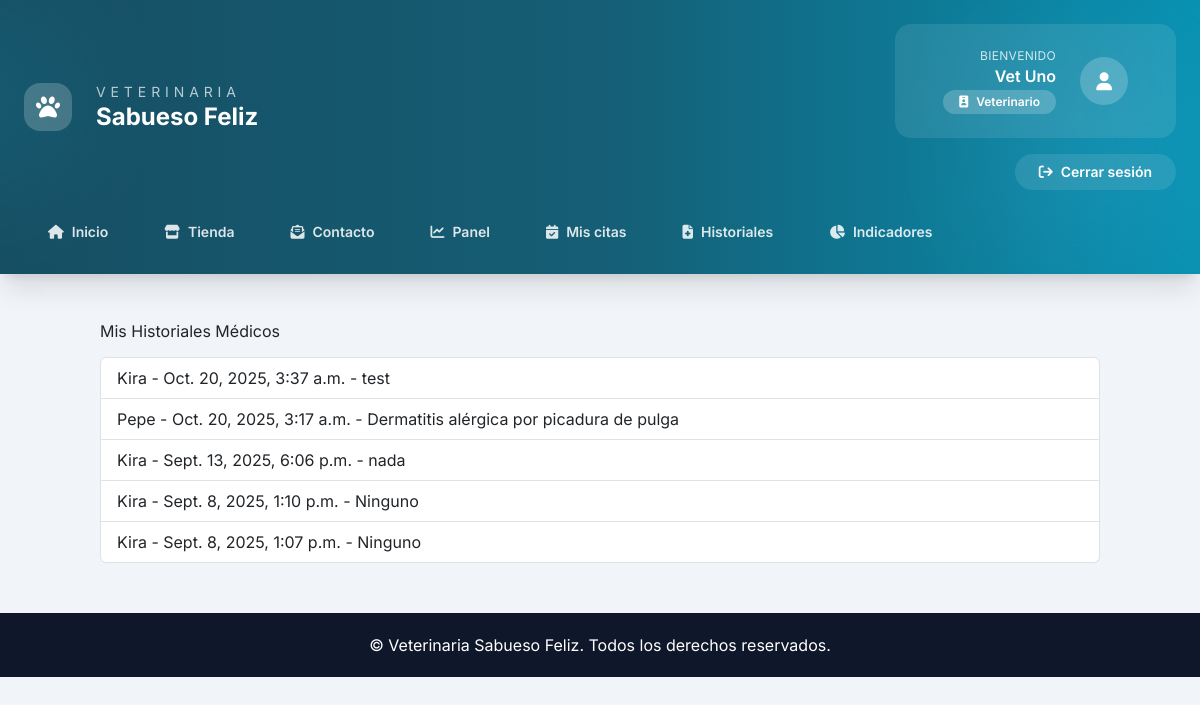
The app's page /mis_historiales/ (signed in) with its own data.
### Core/models.py (models this page shows, shortened)
class User(AbstractUser):
    ROLES = (
        ("ADMIN", "Administrador"),
        ("VET", "Veterinario"),
        ("ADMIN_OP", "Administrativo"),
        ("OWNER", "Propietario"),
    )
    rol = models.CharField(max_length=20, choices=ROLES)
    telefono = models.CharField(max_length=20, blank=True)
    direccion = models.CharField(max_length=200, blank=True)
    activo = models.BooleanField(default=True)
    avatar = models.ImageField(upload_to="avatars/", blank=True, null=True)
    especialidad = models.CharField(max_length=100, blank=True)  # para veterinarios

class HistorialMedico(models.Model):
    paciente = models.ForeignKey(Paciente, on_delete=models.CASCADE)
    veterinario = models.ForeignKey(User, limit_choices_to={"rol": "VET"}, on_delete=models.SET_NULL, null=True)
    fecha = models.DateTimeField(auto_now_add=True)
    diagnostico = models.TextField()
    tratamiento = models.TextField()
    notas = models.TextField(blank=True)
    peso = models.DecimalField(max_digits=5, decimal_places=2, blank=True, null=True)
    temperatura = models.DecimalField(max_digits=4, decimal_places=1, blank=True, null=True)
    examenes = models.TextField(blank=True)
    imagenes = models.ImageField(upload_to="historial_medico/", blank=True, null=True)
    proximo_control = models.DateField(blank=True, null=True)
    sin_proximo_control = models.BooleanField(default=False)
    cita = models.OneToOneField(
        "Cita",
        on_delete=models.SET_NULL,
        null=True,
        blank=True,
        related_name="historial_medico",
    )

class Paciente(models.Model):
    nombre = models.CharField(max_length=100)
    especie = models.CharField(max_length=50)
    raza = models.CharField(max_length=50, blank=True)
    sexo = models.CharField(max_length=10)
    fecha_nacimiento = models.DateField()
    propietario = models.ForeignKey(Propietario, on_delete=models.CASCADE)
    vacunas = models.TextField(blank=True)
    alergias = models.TextField(blank=True)
    foto = models.ImageField(upload_to="pacientes/", blank=True, null=True)

### Core/views.py (the view)
# urls.py: path('mis_historiales/', views.mis_historiales, name='mis_historiales'),
@login_required
def mis_historiales(request):
    if request.user.rol != "VET":
        messages.error(request, "No tienes permiso para ver esta página.")
        return redirect("dashboard")
    historiales = HistorialMedico.objects.filter(veterinario=request.user).order_by(
        "-fecha"
    )
    return render(request, "core/mis_historiales.html", {"historiales": historiales})

### Core/templates/core/mis_historiales.html (shortened to what this page needs)
{% extends "core/base.html" %}
{% block content %}
<h2>Mis Historiales Médicos</h2>
<ul class="list-group mt-3">
    {% for hist in historiales %}
        <li class="list-group-item">
            {{ hist.paciente.nombre }} - {{ hist.fecha }} - {{ hist.diagnostico }}
        </li>
    {% empty %}
        <li class="list-group-item">No hay historiales médicos asignados</li>
    {% endfor %}
</ul>
{% endblock %}

### Core/templates/core/base.html (shortened to what this page needs)
<!DOCTYPE html>
<html lang="es">
<head>
    <script src="https://cdn.tailwindcss.com"></script>
    <link href="https://cdn.jsdelivr.net/npm/bootstrap@5.3.2/dist/css/bootstrap.min.css" rel="stylesheet">
    <link href="https://cdn.jsdelivr.net/npm/bootstrap-icons@1.11.1/font/bootstrap-icons.css" rel="stylesheet">
    <link href="https://cdnjs.cloudflare.com/ajax/libs/font-awesome/6.4.0/css/all.min.css" rel="stylesheet">
</head>
<body class="min-h-screen bg-slate-100">
    {% include "core/partials/header.html" %}
    <main class="{% block main_class %}container my-5{% endblock %}">
        {% block content %}{% endblock %}
    </main>
    <footer class="footer">
        &copy; {{ now|date:"Y" }} Veterinaria Sabueso Feliz. Todos los derechos reservados.
    </footer>
</body>
</html>

### Core/templates/core/partials/header.html (shortened to what this page needs)
{% with current=request.resolver_match.url_name %}
<header class="relative overflow-hidden bg-gradient-to-r from-cyan-900 via-cyan-800 to-cyan-600 text-white shadow-xl">
    <div class="pointer-events-none absolute inset-0 opacity-20">
        <div class="absolute -left-32 top-0 h-48 w-48 rounded-full bg-cyan-400/60 blur-3xl"></div>
        <div class="absolute right-0 top-10 h-56 w-56 rounded-full bg-sky-300/50 blur-3xl"></div>
    </div>
    <div class="relative z-10 max-w-7xl mx-auto px-4 sm:px-6 lg:px-8 py-6">
        <div class="flex flex-col gap-6">
            <div class="flex flex-col gap-4 lg:flex-row lg:items-center lg:justify-between">
                <div class="flex items-center gap-4">
                    <div class="flex h-12 w-12 items-center justify-center rounded-2xl bg-white/20">
                        <i class="fas fa-paw text-2xl"></i>
                    </div>
                    <div>
                        <p class="text-sm uppercase tracking-[0.35em] text-white/70">Veterinaria</p>
                        <a href="{% url 'landing' %}" class="text-2xl font-bold leading-tight text-white hover:text-cyan-100">
                            Sabueso Feliz
                        </a>
                    </div>
                </div>
                {% if request.user.is_authenticated %}
                    <div class="flex flex-col gap-3 text-white lg:items-end">
                        <div class="flex items-center gap-4 rounded-2xl bg-white/10 px-5 py-4 backdrop-blur">
                            <div class="text-right">
                                <p class="text-xs uppercase tracking-wide text-white/80">Bienvenido</p>
                                <p class="font-semibold">{{ request.user.get_full_name|default:request.user.username }}</p>
                                <span class="inline-flex items-center gap-2 rounded-full bg-white/20 px-3 py-1 text-xs font-semibold">
                                    <i class="fas fa-id-badge"></i>
                                    {{ request.user.get_rol_display }}
                                </span>
                            </div>
                            <div class="flex h-12 w-12 items-center justify-center rounded-full bg-white/20">
                                <i class="fas fa-user text-lg"></i>
                            </div>
                        </div>
                        <div class="flex flex-wrap items-center justify-end gap-2">
                            <a href="{% url 'logout' %}"
                               class="inline-flex items-center gap-2 rounded-full bg-white/10 px-4 py-2 text-sm font-semibold transition hover:bg-white/20">
                                <i class="fas fa-arrow-right-from-bracket"></i>
                                Cerrar sesión
                            </a>
                        </div>
                    </div>
                {% endif %}
            </div>
            <nav class="flex flex-wrap items-center gap-2">
                <a href="{% url 'landing' %}"
                   class="rounded-full px-4 py-2 text-sm font-semibold transition-colors {% if current == 'landing' %}bg-white text-cyan-900 shadow{% else %}text-white/85 hover:bg-white/10{% endif %}">
                    <i class="fas fa-home mr-2"></i>Inicio
                </a>
                <a href="{% url 'tienda' %}"
                   class="rounded-full px-4 py-2 text-sm font-semibold transition-colors {% if current == 'tienda' or current == 'detalle_producto' %}bg-white text-cyan-900 shadow{% else %}text-white/85 hover:bg-white/10{% endif %}">
                    <i class="fas fa-store mr-2"></i>Tienda
                </a>
                <a href="{% url 'contacto' %}"
                   class="rounded-full px-4 py-2 text-sm font-semibold transition-colors {% if current == 'contacto' %}bg-white text-cyan-900 shadow{% else %}text-white/85 hover:bg-white/10{% endif %}">
                    <i class="fas fa-envelope-open-text mr-2"></i>Contacto
                </a>
                {% if request.user.is_authenticated %}
                    <a href="{% url 'dashboard' %}"
                       class="rounded-full px-4 py-2 text-sm font-semibold transition-colors {% if current == 'dashboard' %}bg-white text-cyan-900 shadow{% else %}text-white/85 hover:bg-white/10{% endif %}">
                        <i class="fas fa-chart-line mr-2"></i>Panel
                    </a>
                    {% if request.user.rol == "ADMIN" %}
                        <a href="{% url 'dashboard_veterinarios' %}"
                           class="rounded-full px-4 py-2 text-sm font-semibold transition-colors {% if current == 'dashboard_veterinarios' %}bg-white text-cyan-900 shadow{% else %}text-white/85 hover:bg-white/10{% endif %}">
                            <i class="fas fa-user-md mr-2"></i>Equipo
                        </a>
                        <a href="{% url 'admin_productos_list' %}"
                           class="rounded-full px-4 py-2 text-sm font-semibold transition-colors {% if current == 'admin_productos_list' %}bg-white text-cyan-900 shadow{% else %}text-white/85 hover:bg-white/10{% endif %}">
                            <i class="fas fa-box-open mr-2"></i>Inventario
                        </a>
                    {% elif request.user.rol == "ADMIN_OP" %}
                        <a href="{% url 'dashboard_veterinarios' %}"
                           class="rounded-full px-4 py-2 text-sm font-semibold transition-colors {% if current == 'dashboard_veterinarios' %}bg-white text-cyan-900 shadow{% else %}text-white/85 hover:bg-white/10{% endif %}">
                            <i class="fas fa-user-md mr-2"></i>Equipo
                        </a>
                    {% elif request.user.rol == "VET" %}
                        <a href="{% url 'mis_citas' %}"
                           class="rounded-full px-4 py-2 text-sm font-semibold transition-colors {% if current == 'mis_citas' or current == 'detalle_cita' %}bg-white text-cyan-900 shadow{% else %}text-white/85 hover:bg-white/10{% endif %}">
                            <i class="fas fa-calendar-check mr-2"></i>Mis citas
                        </a>
                        <a href="{% url 'historial_medico_vet' %}"
                           class="rounded-full px-4 py-2 text-sm font-semibold transition-colors {% if current == 'historial_medico_vet' or current == 'detalle_historial' %}bg-white text-cyan-900 shadow{% else %}text-white/85 hover:bg-white/10{% endif %}">
                            <i class="fas fa-file-medical mr-2"></i>Historiales
                        </a>
                        <a href="{% url 'dashboard_veterinarios' %}"
                           class="rounded-full px-4 py-2 text-sm font-semibold transition-colors {% if current == 'dashboard_veterinarios' or current == 'dashboard_veterinarios_indicadores' %}bg-white text-cyan-900 shadow{% else %}text-white/85 hover:bg-white/10{% endif %}">
                            <i class="fas fa-chart-pie mr-2"></i>Indicadores
                        </a>
                    {% endif %}
                {% endif %}
            </nav>
        </div>
    </div>
</header>
{% endwith %}

### Core/templates/core/base.html (style rules this page uses)
body { font-family: 'Inter', sans-serif; background-color: #f5f7fa; }
.footer { background-color: #0f172a; color: #fff; padding: 20px 0; text-align: center; margin-top: 50px; }

### records on screen
User: user.get_full_name "Vet Uno", user.rol "Veterinario"
HistorialMedico: paciente.nombre "Kira", fecha "Oct. 20, 2025, 3:37 a.m.", diagnostico "test"
HistorialMedico: paciente.nombre "Pepe", fecha "Oct. 20, 2025, 3:17 a.m.", diagnostico "Dermatitis alérgica por picadura de pulga"
HistorialMedico: paciente.nombre "Kira", fecha "Sept. 13, 2025, 6:06 p.m.", diagnostico "nada"
HistorialMedico: paciente.nombre "Kira", fecha "Sept. 8, 2025, 1:10 p.m.", diagnostico "Ninguno"
HistorialMedico: paciente.nombre "Kira", fecha "Sept. 8, 2025, 1:07 p.m.", diagnostico "Ninguno"
